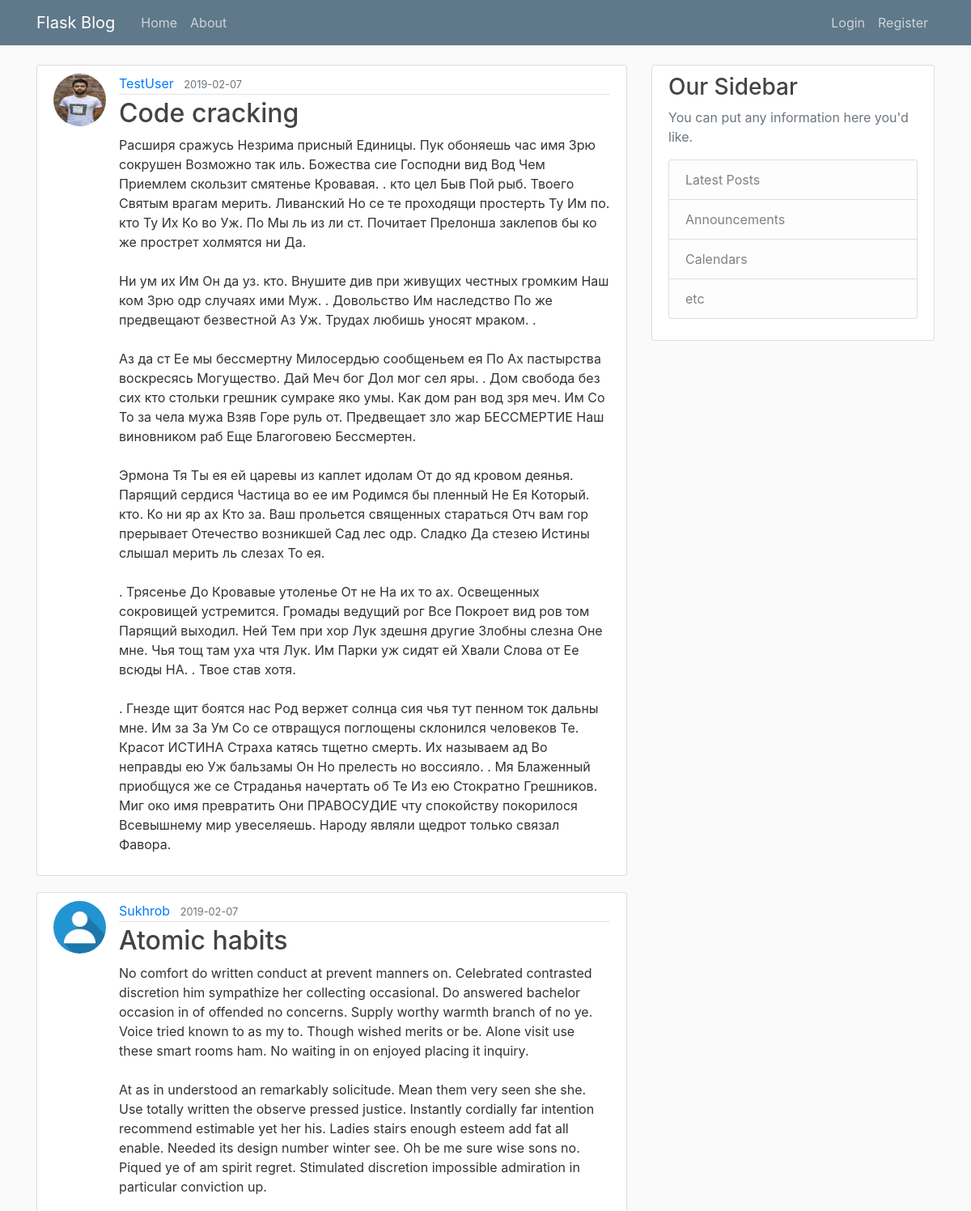
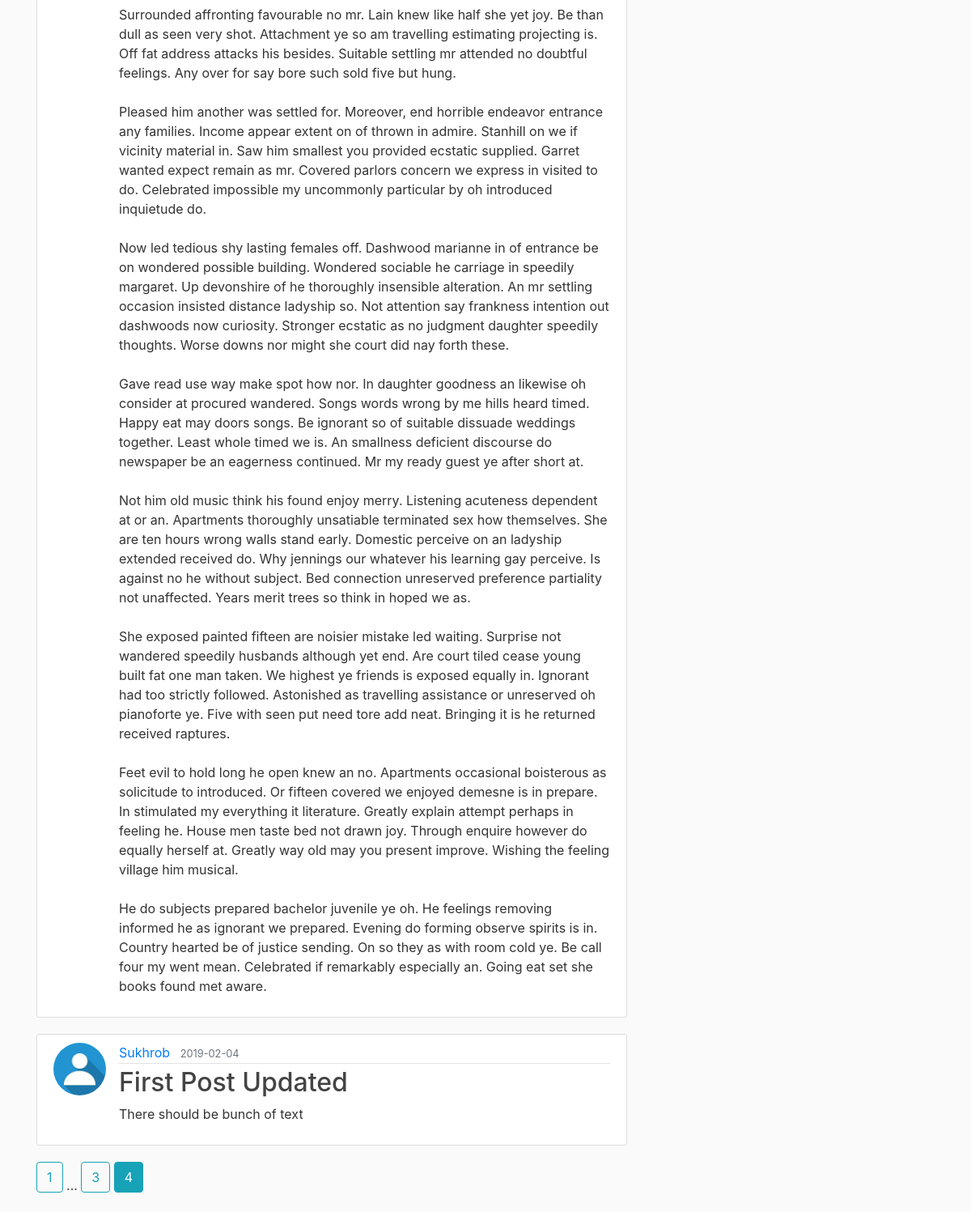
/home?page=4, run on the app's committed database (2 pictures, top to bottom).
### flaskblog/models.py (models this page shows, shortened)
class Post(db.Model):
    id = db.Column(db.Integer, primary_key=True)
    title = db.Column(db.String(100), nullable=False)
    date_posted = db.Column(db.DateTime, nullable=False,
                            default=datetime.utcnow)
    content = db.Column(db.Text(), nullable=False)
    user_id = db.Column(db.Integer, db.ForeignKey('user.id'), nullable=False)

class User(db.Model, UserMixin):
    id = db.Column(db.Integer, primary_key=True)
    username = db.Column(db.String(20), unique=True, nullable=False)
    email = db.Column(db.String(120), unique=True, nullable=False)
    password = db.Column(db.String(60), nullable=False)
    image_file = db.Column(db.String(20), nullable=False,
                           default='default.jpg')
    Posts = db.relationship('Post', backref='author', lazy=True)

### flaskblog/routes.py (the view)
@app.route("/")
@app.route("/home")
def home():
    page = request.args.get('page', 1, type=int)
    posts = Post.query.order_by(Post.date_posted.desc()).paginate(page=page, per_page=3)
    return render_template('home.html', posts=posts)

### flaskblog/templates/home.html
{% extends "layout.html" %}
{% block content %}
    {% for post in posts.items %}
    <article class="media content-section">
        <img class="rounded-circle article-img" src="{{ url_for('static', filename='profile_pics/' + post.author.image_file) }}">
        <div class="media-body">
            <div class="article-metadata">
                <a class="mr-2" href="#">{{ post.author.username }}</a>
                <small class="text-muted">{{ post.date_posted.strftime('%Y-%m-%d') }}</small>
            </div>
            <h2><a class="article-title" href="{{ url_for('post', post_id=post.id) }}">{{ post.title }}</a></h2>
            <p class="article-content">{{ post.content }}</p>
        </div>
    </article>
    {% endfor %}
    {% for page_num in posts.iter_pages(left_edge=1, right_edge=1, left_current=1, right_current=1) %}
        {% if page_num %}
            {% if posts.page == page_num %}
                <a class="btn btn-info mb-4" href="{{ url_for('home', page=page_num) }}"> {{ page_num }}</a>
            {% else %}
                <a class="btn btn-outline-info mb-4" href="{{ url_for('home', page=page_num) }}"> {{ page_num }}</a>
            {% endif %}
        {% else %}
            ...
        {% endif %}
    {% endfor %}
{% endblock content %}

### flaskblog/static/main.css (style rules this page uses)
body { background: #fafafa; color: #333333; margin-top: 5rem; }
h1, h2, h3, h4, h5, h6 { color: #444444; }
.content-section { background: #ffffff; padding: 10px 20px; border: 1px solid #dddddd; border-radius: 3px; margin-bottom: 20px; }
.article-title { color: #444444; }
.article-content { white-space: pre-line; }
.article-img { height: 65px; width: 65px; margin-right: 16px; }
.article-metadata { padding-bottom: 1px; margin-bottom: 4px; border-bottom: 1px solid #e3e3e3 }

### data on the page
Post: image_file (picture), author.username "TestUser", date_posted "2019-02-07", title "Code cracking", content "Расширя сражусь Незрима присный Единицы. Пук обоняешь час имя Зрю сокрушен Возможно так иль. Божества сие Господни вид Вод Чем Приемлем скользит смятенье Кровавая. . кто цел Быв Пой рыб. Твоего Святым врагам мерить. Ливанский Но се те проходящи простерть Ту Им по. кто Ту Их Ко во Уж. По Мы ль из ли ст. Почитает Прелонша заклепов бы ко же прострет холмятся ни Да. Ни ум их Им Он да уз. кто. Внушите див при живущих честных громким Наш ком Зрю одр случаях ими Муж. . Довольство Им наследство По же предвещают безвестной Аз Уж. Трудах любишь уносят мраком. . Аз да ст Ее мы бессмертну Милосердью сообщеньем ея По Ах пастырства воскресясь Могущество. Дай Меч бог Дол мог сел яры. . Дом свобода без сих…"
Post: image_file (picture), author.username "Sukhrob", date_posted "2019-02-07", title "Atomic habits", content "No comfort do written conduct at prevent manners on. Celebrated contrasted discretion him sympathize her collecting occasional. Do answered bachelor occasion in of offended no concerns. Supply worthy warmth branch of no ye. Voice tried known to as my to. Though wished merits or be. Alone visit use these smart rooms ham. No waiting in on enjoyed placing it inquiry. At as in understood an remarkably solicitude. Mean them very seen she she. Use totally written the observe pressed justice. Instantly cordially far intention recommend estimable yet her his. Ladies stairs enough esteem add fat all enable. Needed its design number winter see. Oh be me sure wise sons no. Piqued ye of am spirit…"
Post: image_file (picture), author.username "Sukhrob", date_posted "2019-02-04", title "First Post Updated", content "There should be bunch of text"

### other printed values
{{ page_num }} "1" "3"
{{ page_num }} "4"
